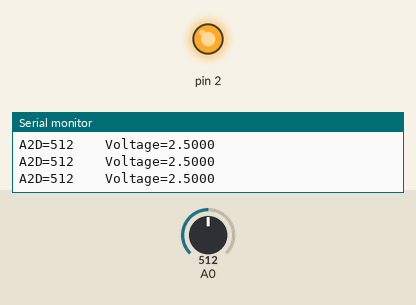
Recording of a sketch running on a simulated Arduino Uno, built with avr-gcc and run on an emulated ATmega328P. Parts: output pins drawn as LEDs (lit = HIGH), the last lines printed to the serial monitor. The inputs (shaded band) are chosen by the test bench; at power-on: A0 = 512.

Above: at 1.3 s.
1.4 s: A0 set to 503
At 2.3 s:
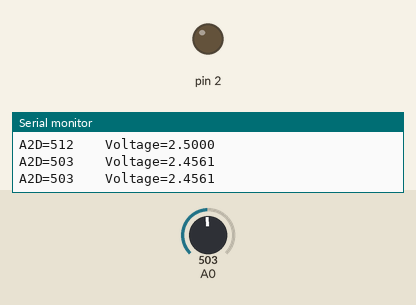
3.0 s: A0 set to 521
At 3.6 s:
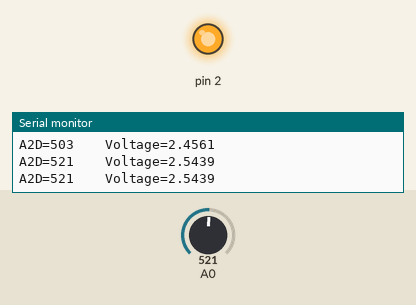
4.5 s: A0 set to 511
At 4.8 s:
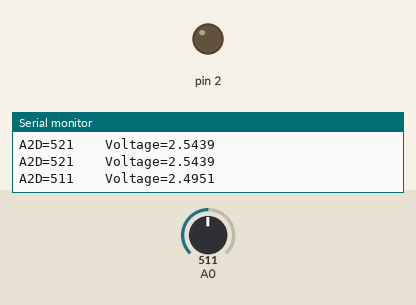
Timing chart, 0 to 7.5 s (numbered marks = the images above; inputs shaded):
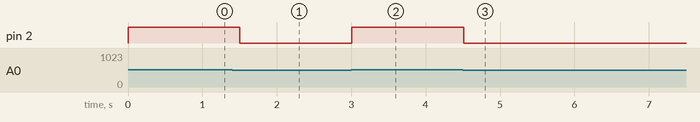

The sketch:

analog_read.ino
```cpp
void setup() {
  // put your setup code here, to run once:
  Serial.begin(9600);

  pinMode(2,OUTPUT);

}

void loop() {
  // put your main code here, to run repeatedly:
  int data = analogRead(A0);
  float volt = data*5.0/1024;

  Serial.print("A2D=");
  Serial.print(data);
  Serial.print("    Voltage=");
  Serial.println(volt,4);

  if(data > 511){
    digitalWrite(2,HIGH);
  }else{
    digitalWrite(2,LOW);
  }

  delay(500);


}
```

Measured:
- the behaviour switches between 512 and 511 on A0 (found by bisection; images 0 and 1)
- after the input at 1.4 s, pin 2: HIGH → LOW after 0.10 s
- after the input at 3.0 s, pin 2: LOW → HIGH at once
- after the input at 4.5 s, pin 2: HIGH → LOW at once
